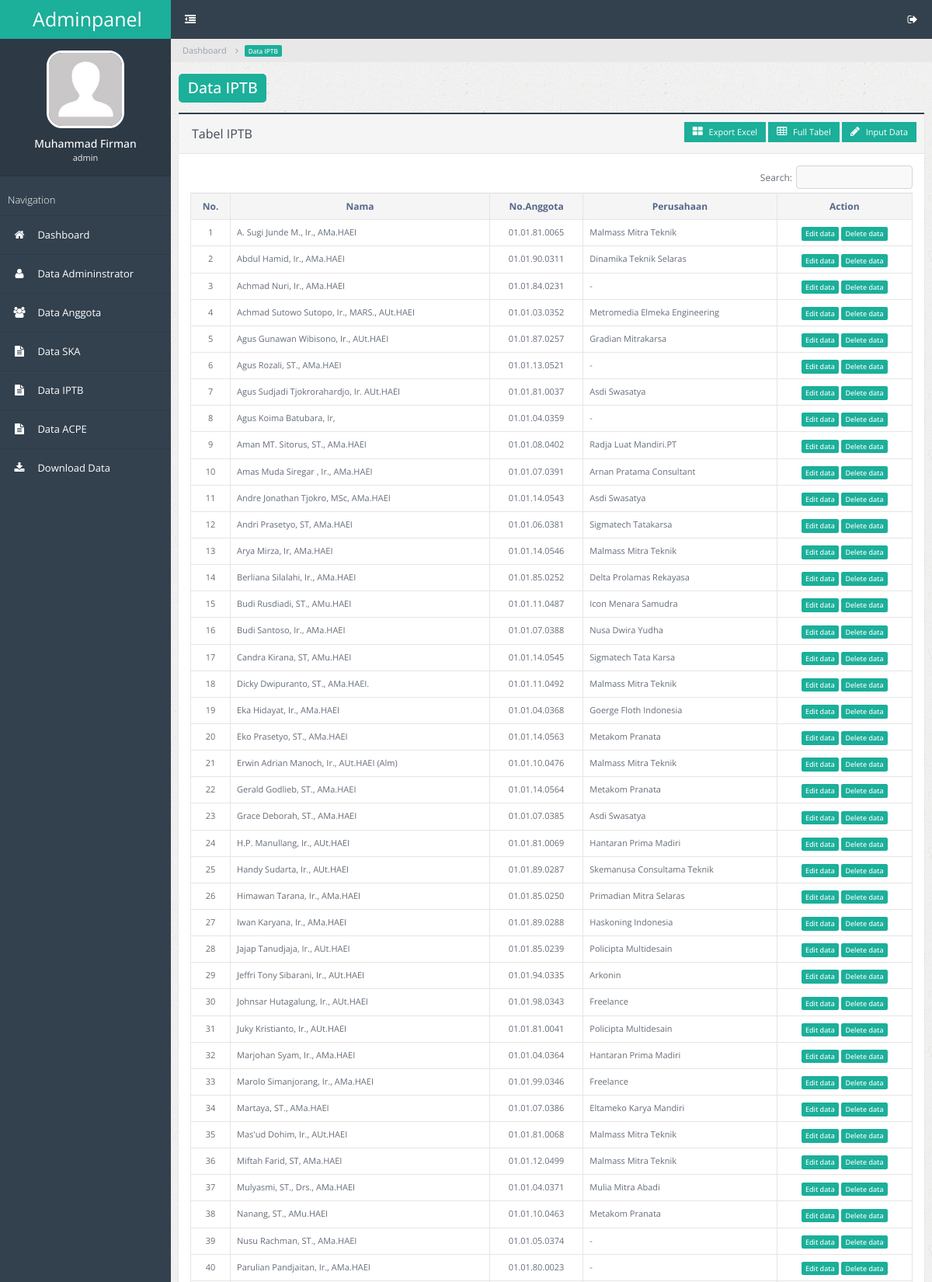
Page /iptb (signed in, upper part) on the committed database.
### tables this page shows
CREATE TABLE `tb_iptb` (
  `id_iptb` int(11) NOT NULL,
  `id_agt` int(11) NOT NULL,
  `perencana_lak` varchar(3) NOT NULL,
  `masa_berlaku_perencana_lak` date NOT NULL,
  `pengawas_lak` varchar(3) NOT NULL,
  `masa_berlaku_pengawas_lak` date NOT NULL,
  `pengkaji_lak` varchar(3) NOT NULL,
  `masa_berlaku_pengkaji_lak` date NOT NULL,
  `perencana_lal` varchar(3) NOT NULL,
  `masa_berlaku_perencana_lal` date NOT NULL,
  `pengawas_lal` varchar(3) NOT NULL,
  `masa_berlaku_pengawas_lal` date NOT NULL,
  `pengkaji_lal` varchar(3) NOT NULL,
  `masa_berlaku_pengkaji_lal` date NOT NULL
);

CREATE TABLE `tb_anggota` (
  `id_agt` int(11) NOT NULL,
  `no_anggota` varchar(20) NOT NULL,
  `nama` varchar(80) NOT NULL,
  `nama_perusahaan` varchar(40) NOT NULL,
  `alamat_perusahaan` text NOT NULL,
  `telpon_perusahaan` varchar(60) NOT NULL,
  `fax` varchar(25) NOT NULL,
  `email_perusahaan` varchar(50) NOT NULL,
  `alamat_rumah` text NOT NULL,
  `handphone` varchar(20) NOT NULL,
  `email` varchar(50) NOT NULL,
  `keanggotaan` int(11) NOT NULL,
  `status` int(11) NOT NULL,
  `masa_berlaku` date NOT NULL
);

### form/mod_iptb.php (the view, shortened to what this page needs)
<div class="panel panel-primary">
<div class="panel-heading">
    <h3 class="panel-title">Tabel IPTB</h3>
    <?php if ($_SESSION['level'] == 'superadmin' OR 'admin') { ?>
    <div class="pull-right">
        <a href="ex_table/tabel_iptb_ex.php" class="btn btn-info btn-sm"><span class="fa fa-th-large"></span> Export Excel</a>
        <a href="ex_table/tabel_iptb.php" target="_blank" class="btn btn-info btn-sm"><span class="fa fa-table"></span> Full Tabel</a>
        <a class="btn btn-info btn-sm" data-toggle="modal" data-target="#create_iptb"><span class="fa fa-pencil"></span> Input Data</a>
    </div>
    <?php } ?>
</div>
<div class="panel-body">
    <div class="table-responsive">
        <table id="data" class="table table-bordered table-hover">
            <thead>
                <tr class="active">
        			<th class="text-center">No.</th>
        			<th class="text-center">Nama</th>
        			<th class="text-center">No.Anggota</th>
        			<th class="text-center">Perusahaan</th>
        			<th class="text-center">Action</th>
        		</tr>
        	</thead>
            <tbody>
                <?php
                    $no     = 1;
                    $query  = mysqli_query($koneksi,("SELECT a.nama, a.no_anggota, a.nama_perusahaan, b.* FROM tb_iptb AS b
                                                      INNER JOIN tb_anggota AS a USING(id_agt)"));
                    foreach($query as $data){
                ?>
                <tr style="font-size:11px;" class="text-center">
                    <td><?php echo $no++ ?></td>
        			<td class="text-left"><?php echo $data['nama'] ?></td>
        			<td><?php echo $data['no_anggota'] ?></td>
        			<td class="text-left">
                        <?php
                            if ($data['nama_perusahaan'] == "") {
                                echo "-";
                            }else{
                                echo $data['nama_perusahaan'];
                            }
                        ?>
                    </td>
                    <?php if ($_SESSION['level'] == 'superadmin' OR 'admin') { ?>
                    <td>
                        <center>
                            <a href="#edit_iptb" data-toggle="modal" data-id="<?php echo $data['id_iptb']; ?>" style="font-size:12px;text-decoration:none;"><span class="label label-warning">Edit data</span></a>
                            <a href="function/delete.php?aksi=del_iptb&id_iptb=<?php echo $data['id_iptb'] ?>" onClick="return confirm('are you sure for delete it?')" style="font-size:12px;text-decoration:none;"><span class="label label-warning">Delete data</span></a>
                        </center>
                    </td>
                    <?php } ?>
                </tr>
                <?php } ?>
            </tbody>
        </table>
    </div>
</div>
</div>

### rows in the picture
tb_iptb: id_agt.nama "A. Sugi Junde M., Ir., AMa.HAEI", id_agt.no_anggota "01.01.81.0065", id_agt.nama_perusahaan "Malmass Mitra Teknik"
tb_iptb: id_agt.nama "Abdul Hamid, Ir., AMa.HAEI", id_agt.no_anggota "01.01.90.0311", id_agt.nama_perusahaan "Dinamika Teknik Selaras"
tb_iptb: id_agt.nama "Achmad Nuri, Ir., AMa.HAEI", id_agt.no_anggota "01.01.84.0231"
tb_iptb: id_agt.nama "Achmad Sutowo Sutopo, Ir., MARS., AUt.HAEI", id_agt.no_anggota "01.01.03.0352", id_agt.nama_perusahaan "Metromedia Elmeka Engineering"
tb_iptb: id_agt.nama "Agus Gunawan Wibisono, Ir., AUt.HAEI", id_agt.no_anggota "01.01.87.0257", id_agt.nama_perusahaan "Gradian Mitrakarsa"
tb_iptb: id_agt.nama "Agus Rozali, ST., AMa.HAEI", id_agt.no_anggota "01.01.13.0521"
tb_iptb: id_agt.nama "Agus Sudjadi Tjokrorahardjo, Ir. AUt.HAEI", id_agt.no_anggota "01.01.81.0037", id_agt.nama_perusahaan "Asdi Swasatya"
tb_iptb: id_agt.nama "Agus Koima Batubara, Ir,", id_agt.no_anggota "01.01.04.0359"
tb_iptb: id_agt.nama "Aman MT. Sitorus, ST., AMa.HAEI", id_agt.no_anggota "01.01.08.0402", id_agt.nama_perusahaan "Radja Luat Mandiri.PT"
tb_iptb: id_agt.nama "Amas Muda Siregar , Ir., AMa.HAEI", id_agt.no_anggota "01.01.07.0391", id_agt.nama_perusahaan "Arnan Pratama Consultant"
tb_iptb: id_agt.nama "Andre Jonathan Tjokro, MSc, AMa.HAEI", id_agt.no_anggota "01.01.14.0543", id_agt.nama_perusahaan "Asdi Swasatya"
tb_iptb: id_agt.nama "Andri Prasetyo, ST, AMa.HAEI", id_agt.no_anggota "01.01.06.0381", id_agt.nama_perusahaan "Sigmatech Tatakarsa"
tb_iptb: id_agt.nama "Arya Mirza, Ir, AMa.HAEI", id_agt.no_anggota "01.01.14.0546", id_agt.nama_perusahaan "Malmass Mitra Teknik"
tb_iptb: id_agt.nama "Berliana Silalahi, Ir., AMa.HAEI", id_agt.no_anggota "01.01.85.0252", id_agt.nama_perusahaan "Delta Prolamas Rekayasa"
tb_iptb: id_agt.nama "Budi Rusdiadi, ST., AMu.HAEI", id_agt.no_anggota "01.01.11.0487", id_agt.nama_perusahaan "Icon Menara Samudra"
tb_iptb: id_agt.nama "Budi Santoso, Ir., AMa.HAEI", id_agt.no_anggota "01.01.07.0388", id_agt.nama_perusahaan "Nusa Dwira Yudha"
tb_iptb: id_agt.nama "Candra Kirana, ST, AMu.HAEI", id_agt.no_anggota "01.01.14.0545", id_agt.nama_perusahaan "Sigmatech Tata Karsa"
tb_iptb: id_agt.nama "Dicky Dwipuranto, ST., AMa.HAEI.", id_agt.no_anggota "01.01.11.0492", id_agt.nama_perusahaan "Malmass Mitra Teknik"
tb_iptb: id_agt.nama "Eka Hidayat, Ir., AMa.HAEI", id_agt.no_anggota "01.01.04.0368", id_agt.nama_perusahaan "Goerge Floth Indonesia"
tb_iptb: id_agt.nama "Eko Prasetyo, ST., AMa.HAEI", id_agt.no_anggota "01.01.14.0563", id_agt.nama_perusahaan "Metakom Pranata"
tb_iptb: id_agt.nama "Erwin Adrian Manoch, Ir., AUt.HAEI (Alm)", id_agt.no_anggota "01.01.10.0476", id_agt.nama_perusahaan "Malmass Mitra Teknik"
tb_iptb: id_agt.nama "Gerald Godlieb, ST., AMa.HAEI", id_agt.no_anggota "01.01.14.0564", id_agt.nama_perusahaan "Metakom Pranata"
tb_iptb: id_agt.nama "Grace Deborah, ST., AMa.HAEI", id_agt.no_anggota "01.01.07.0385", id_agt.nama_perusahaan "Asdi Swasatya"
tb_iptb: id_agt.nama "H.P. Manullang, Ir., AUt.HAEI", id_agt.no_anggota "01.01.81.0069", id_agt.nama_perusahaan "Hantaran Prima Madiri"
tb_iptb: id_agt.nama "Handy Sudarta, Ir., AUt.HAEI", id_agt.no_anggota "01.01.89.0287", id_agt.nama_perusahaan "Skemanusa Consultama Teknik"
tb_iptb: id_agt.nama "Himawan Tarana, Ir., AMa.HAEI", id_agt.no_anggota "01.01.85.0250", id_agt.nama_perusahaan "Primadian Mitra Selaras"
tb_iptb: id_agt.nama "Iwan Karyana, Ir., AMa.HAEI", id_agt.no_anggota "01.01.89.0288", id_agt.nama_perusahaan "Haskoning Indonesia"
tb_iptb: id_agt.nama "Jajap Tanudjaja, Ir., AUt.HAEI", id_agt.no_anggota "01.01.85.0239", id_agt.nama_perusahaan "Policipta Multidesain"
tb_iptb: id_agt.nama "Jeffri Tony Sibarani, Ir., AUt.HAEI", id_agt.no_anggota "01.01.94.0335", id_agt.nama_perusahaan "Arkonin"
tb_iptb: id_agt.nama "Johnsar Hutagalung, Ir., AUt.HAEI", id_agt.no_anggota "01.01.98.0343", id_agt.nama_perusahaan "Freelance"
tb_iptb: id_agt.nama "Juky Kristianto, Ir., AUt.HAEI", id_agt.no_anggota "01.01.81.0041", id_agt.nama_perusahaan "Policipta Multidesain"
tb_iptb: id_agt.nama "Marjohan Syam, Ir., AMa.HAEI", id_agt.no_anggota "01.01.04.0364", id_agt.nama_perusahaan "Hantaran Prima Madiri"
tb_iptb: id_agt.nama "Marolo Simanjorang, Ir., AMa.HAEI", id_agt.no_anggota "01.01.99.0346", id_agt.nama_perusahaan "Freelance"
tb_iptb: id_agt.nama "Martaya, ST., AMa.HAEI", id_agt.no_anggota "01.01.07.0386", id_agt.nama_perusahaan "Eltameko Karya Mandiri"
tb_iptb: id_agt.nama "Mas'ud Dohim, Ir., AUt.HAEI", id_agt.no_anggota "01.01.81.0068", id_agt.nama_perusahaan "Malmass Mitra Teknik"
tb_iptb: id_agt.nama "Miftah Farid, ST, AMa.HAEI", id_agt.no_anggota "01.01.12.0499", id_agt.nama_perusahaan "Malmass Mitra Teknik"
tb_iptb: id_agt.nama "Mulyasmi, ST., Drs., AMa.HAEI", id_agt.no_anggota "01.01.04.0371", id_agt.nama_perusahaan "Mulia Mitra Abadi"
tb_iptb: id_agt.nama "Nanang, ST., AMu.HAEI", id_agt.no_anggota "01.01.10.0463", id_agt.nama_perusahaan "Metakom Pranata"
tb_iptb: id_agt.nama "Nusu Rachman, ST., AMa.HAEI", id_agt.no_anggota "01.01.05.0374"
tb_iptb: id_agt.nama "Parulian Pandjaitan, Ir., AMa.HAEI", id_agt.no_anggota "01.01.80.0023"

### other values in the picture
$fullname "Muhammad Firman"
$level "admin"
